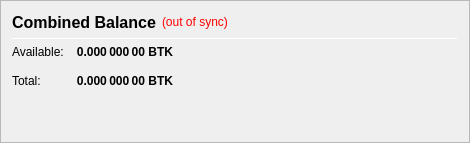
                   <widget class="QFrame" name="frame_CombinedBalances">
                    <property name="minimumSize">
                     <size>
                      <width>470</width>
                      <height>0</height>
                     </size>
                    </property>
                    <property name="frameShape">
                     <enum>QFrame::StyledPanel</enum>
                    </property>
                    <property name="frameShadow">
                     <enum>QFrame::Raised</enum>
                    </property>
                    <layout class="QVBoxLayout" name="verticalLayout_5">
                     <item>
                      <layout class="QHBoxLayout" name="horizontalLayout_5" stretch="0,0,0">
                       <item>
                        <widget class="QLabel" name="label_5z">
                         <property name="minimumSize">
                          <size>
                           <width>0</width>
                           <height>20</height>
                          </size>
                         </property>
                         <property name="font">
                          <font>
                           <pointsize>12</pointsize>
                           <weight>75</weight>
                           <bold>true</bold>
                          </font>
                         </property>
                         <property name="toolTip">
                          <string>Combined Balance (including unconfirmed and immature coins)</string>
                         </property>
                         <property name="text">
                          <string>Combined Balance</string>
                         </property>
                        </widget>
                       </item>
                       <item>
                        <widget class="QLabel" name="labelWalletStatus">
                         <property name="cursor">
                          <cursorShape>WhatsThisCursor</cursorShape>
                         </property>
                         <property name="toolTip">
                          <string>The displayed information may be out of date. Your wallet automatically synchronizes with the BTK network after a connection is established, but this process has not completed yet.</string>
                         </property>
                         <property name="styleSheet">
                          <string notr="true">QLabel { color: red; }</string>
                         </property>
                         <property name="text">
                          <string notr="true">(out of sync)</string>
                         </property>
                         <property name="alignment">
                          <set>Qt::AlignLeading|Qt::AlignLeft|Qt::AlignVCenter</set>
                         </property>
                        </widget>
                       </item>
                       <item>
                        <spacer name="horizontalSpacer_1">
                         <property name="orientation">
                          <enum>Qt::Horizontal</enum>
                         </property>
                         <property name="sizeHint" stdset="0">
                          <size>
                           <width>40</width>
                           <height>20</height>
                          </size>
                         </property>
                        </spacer>
                       </item>
                      </layout>
                     </item>
                     <item>
                      <widget class="Line" name="line_CombinedBalance">
                       <property name="minimumSize">
                        <size>
                         <width>0</width>
                         <height>1</height>
                        </size>
                       </property>
                       <property name="maximumSize">
                        <size>
                         <width>16777215</width>
                         <height>1</height>
                        </size>
                       </property>
                       <property name="orientation">
                        <enum>Qt::Horizontal</enum>
                       </property>
                      </widget>
                     </item>
                     <item>
                      <layout class="QGridLayout" name="gridLayout_3">
                       <property name="spacing">
                        <number>12</number>
                       </property>
                       <item row="1" column="0">
                        <widget class="QLabel" name="labelBalanceTextz">
                         <property name="text">
                          <string>Available:</string>
                         </property>
                        </widget>
                       </item>
                       <item row="1" column="1">
                        <widget class="QLabel" name="labelBalancez">
                         <property name="font">
                          <font>
                           <weight>75</weight>
                           <bold>true</bold>
                          </font>
                         </property>
                         <property name="cursor">
                          <cursorShape>IBeamCursor</cursorShape>
                         </property>
                         <property name="toolTip">
                          <string>Your current spendable balance</string>
                         </property>
                         <property name="text">
                          <string notr="true">0.000 000 00 BTK</string>
                         </property>
                         <property name="alignment">
                          <set>Qt::AlignRight|Qt::AlignTrailing|Qt::AlignVCenter</set>
                         </property>
                         <property name="textInteractionFlags">
                          <set>Qt::LinksAccessibleByMouse|Qt::TextSelectableByKeyboard|Qt::TextSelectableByMouse</set>
                         </property>
                        </widget>
                       </item>
                       <item row="2" column="0">
                        <widget class="QLabel" name="labelTotalTextz">
                         <property name="text">
                          <string>Total:</string>
                         </property>
                        </widget>
                       </item>
                       <item row="2" column="1">
                        <widget class="QLabel" name="labelTotalz">
                         <property name="font">
                          <font>
                           <weight>75</weight>
                           <bold>true</bold>
                          </font>
                         </property>
                         <property name="cursor">
                          <cursorShape>IBeamCursor</cursorShape>
                         </property>
                         <property name="toolTip">
                          <string>Total Balance, including all unavailable coins.</string>
                         </property>
                         <property name="text">
                          <string notr="true">0.000 000 00 BTK</string>
                         </property>
                         <property name="alignment">
                          <set>Qt::AlignRight|Qt::AlignTrailing|Qt::AlignVCenter</set>
                         </property>
                         <property name="textInteractionFlags">
                          <set>Qt::LinksAccessibleByMouse|Qt::TextSelectableByKeyboard|Qt::TextSelectableByMouse</set>
                         </property>
                        </widget>
                       </item>
                       <item row="2" column="3">
                        <spacer name="horizontalSpacer_2">
                         <property name="orientation">
                          <enum>Qt::Horizontal</enum>
                         </property>
                         <property name="sizeHint" stdset="0">
                          <size>
                           <width>40</width>
                           <height>20</height>
                          </size>
                         </property>
                        </spacer>
                       </item>
                      </layout>
                     </item>
                     <item>
                      <spacer name="verticalSpacer_1">
                       <property name="orientation">
                        <enum>Qt::Vertical</enum>
                       </property>
                       <property name="sizeHint" stdset="0">
                        <size>
                         <width>20</width>
                         <height>40</height>
                        </size>
                       </property>
                      </spacer>
                     </item>
                    </layout>
                   </widget>
